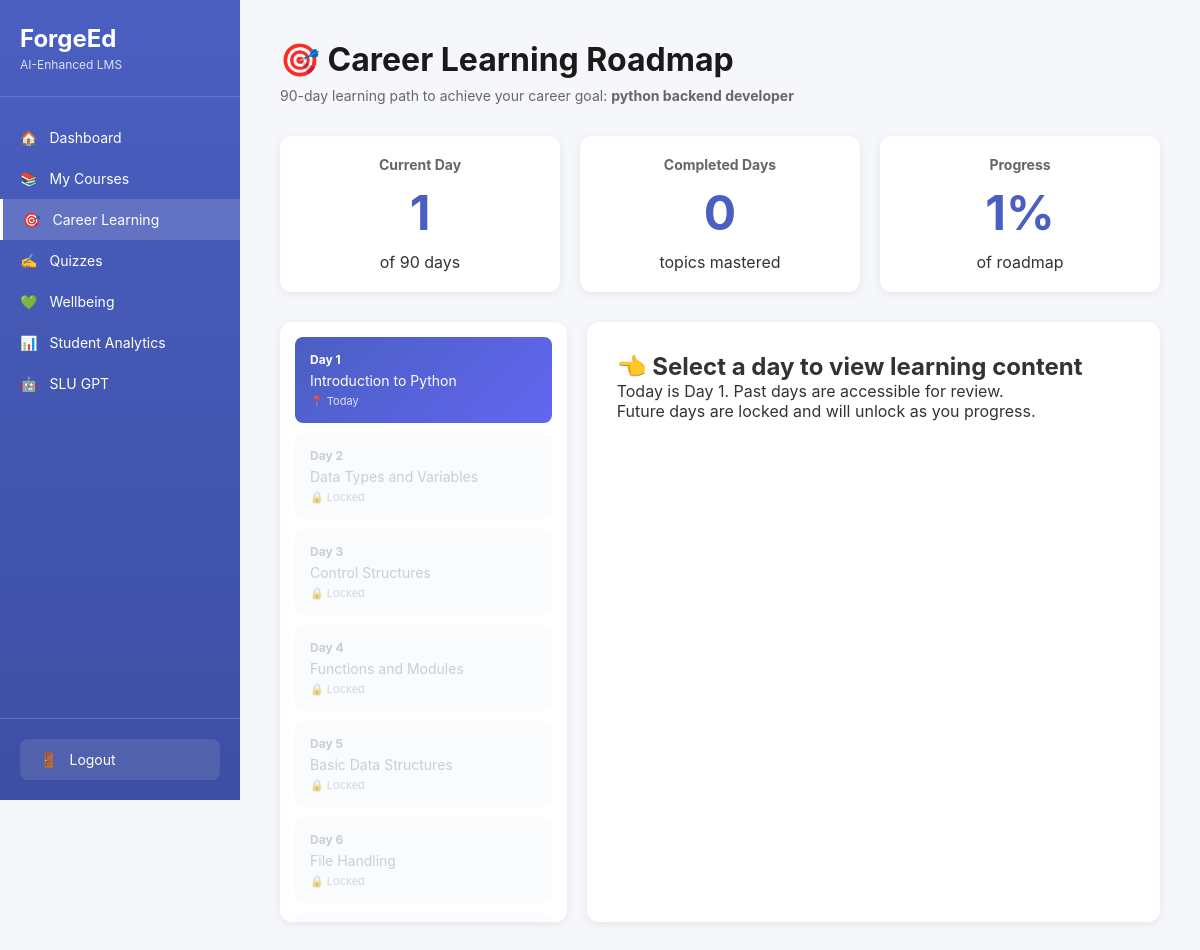
The app's page /career-learning (signed in) with its own data.
### tables this page shows
CREATE TABLE students (
            id INTEGER PRIMARY KEY AUTOINCREMENT,
            email TEXT UNIQUE NOT NULL,
            password TEXT NOT NULL,
            first_name TEXT NOT NULL,
            last_name TEXT NOT NULL,
            gpa REAL DEFAULT 0.0,
            completion_rate INTEGER DEFAULT 0,
            slu_gpt_sessions INTEGER DEFAULT 0,
            career_goal TEXT,
            created_at TIMESTAMP DEFAULT CURRENT_TIMESTAMP
        , educational_background TEXT, is_admin BOOLEAN DEFAULT 0);

CREATE TABLE daily_roadmap (
            id INTEGER PRIMARY KEY AUTOINCREMENT,
            student_id INTEGER NOT NULL,
            day_number INTEGER NOT NULL,
            topic TEXT NOT NULL,
            theory_content TEXT,
            resources TEXT,
            study_duration INTEGER DEFAULT 120,
            is_completed BOOLEAN DEFAULT 0,
            completed_at TIMESTAMP,
            created_at TIMESTAMP DEFAULT CURRENT_TIMESTAMP,
            FOREIGN KEY (student_id) REFERENCES students (id),
            UNIQUE(student_id, day_number)
        );

### app.py (the view)
@app.route('/career-learning')
def career_learning():
    if 'student_id' not in session:
        return redirect(url_for('index'))
    student_id = session['student_id']
    conn = get_db()
    student = conn.execute('SELECT * FROM students WHERE id = ?', (student_id,)).fetchone()
    from datetime import datetime
    created_at = datetime.fromisoformat(student['created_at'])
    days_elapsed = (datetime.now() - created_at).days + 1
    current_day = min(days_elapsed, 90)  # Cap at 90 days
    roadmap = conn.execute('''
        SELECT * FROM daily_roadmap
        WHERE student_id = ?
        ORDER BY day_number
    ''', (student_id,)).fetchall()
    conn.close()
    return render_template('career_learning.html',
                         student=student,
                         roadmap=roadmap,
                         current_day=current_day)

### database.py (called while the page is built)
def get_db():
    conn = sqlite3.connect('forgeed.db')
    conn.row_factory = sqlite3.Row
    return conn

### templates/career_learning.html (shortened to what this page needs)
<!DOCTYPE html>
<html lang="en">
<head>
    <link rel="stylesheet" href="/static/style.css">
</head>
<body>
    <div class="app-container">
        <nav class="sidebar">
            <div class="sidebar-logo">
                <h2>ForgeEd</h2>
                <p>AI-Enhanced LMS</p>
            </div>
            <div class="sidebar-nav">
                <a href="/dashboard" class="nav-item">
                    <span>🏠</span> Dashboard
                </a>
                <a href="/courses" class="nav-item">
                    <span>📚</span> My Courses
                </a>
                <a href="/career-learning" class="nav-item active">
                    <span>🎯</span> Career Learning
                </a>
                <a href="/quiz" class="nav-item">
                    <span>✍️</span> Quizzes
                </a>
                <a href="/wellbeing" class="nav-item">
                    <span>💚</span> Wellbeing
                <a href="/analytics" class="nav-item">
                    <span>📊</span> Student Analytics
                </a>
                </a>
                <a href="/slu-gpt" class="nav-item">
                    <span>🤖</span> SLU GPT
                </a>
            </div>
            <div class="sidebar-footer">
                <a href="/logout" class="logout-btn">
                    <span>🚪</span> Logout
                </a>
            </div>
        </nav>
        <main class="main-content">
            <div class="page-header">
                <h1>🎯 Career Learning Roadmap</h1>
                <p>90-day learning path to achieve your career goal: <strong>{{ student['career_goal'] }}</strong></p>
            </div>
            <div class="roadmap-progress">
                <div class="progress-card">
                    <h3>Current Day</h3>
                    <div class="big-number">{{ current_day }}</div>
                    <p>of 90 days</p>
                </div>
                <div class="progress-card">
                    <h3>Completed Days</h3>
                    <div class="big-number" id="completed-count">0</div>
                    <p>topics mastered</p>
                </div>
                <div class="progress-card">
                    <h3>Progress</h3>
                    <div class="big-number">{{ (current_day / 90 * 100)|round|int }}%</div>
                    <p>of roadmap</p>
                </div>
            </div>
            <div class="roadmap-container">
                <div class="roadmap-timeline">
                    {% for day in roadmap %}
                    <div class="day-card {% if day['day_number'] == current_day %}current-day{% elif day['day_number'] < current_day %}past-day{% else %}future-day locked{% endif %}"
                         data-day="{{ day['day_number'] }}"
                         onclick="selectDay({{ day['day_number'] }}, {{ current_day }})">
                        <div class="day-number">Day {{ day['day_number'] }}</div>
                        <div class="day-topic">{{ day['topic'] }}</div>
                        {% if day['is_completed'] %}
                        <div class="day-status">✓ Completed</div>
                        {% elif day['day_number'] == current_day %}
                        <div class="day-status">📍 Today</div>
                        {% elif day['day_number'] > current_day %}
                        <div class="day-status">🔒 Locked</div>
                        {% endif %}
                    </div>
                    {% endfor %}
                </div>
                <div class="day-content">
                    <div id="select-prompt">
                        <h2>👈 Select a day to view learning content</h2>
                        <p>Today is Day {{ current_day }}. Past days are accessible for review.</p>
                        <p>Future days are locked and will unlock as you progress.</p>
                    </div>
                </div>
            </div>
        </main>
    </div>
</body>
</html>

### static/style.css (style rules this page uses)
:root { --color-academic: #2196F3; --color-academic-light: rgba(33, 150, 243, 0.08); --color-career: #9b7fd7; --color-career-light: rgba(155, 127, 215, 0.08); --color-wellbeing: #f4a261; --color-wellbeing-light: rgba(244, 162, 97, 0.08); }
* { margin: 0; padding: 0; box-sizing: border-box; }
body { font-family: -apple-system, BlinkMacSystemFont, 'Segoe UI', Roboto, 'Helvetica Neue', Arial, sans-serif; background: #f5f7fa; color: #333; }
.app-container { display: flex; min-height: 100vh; }
.sidebar { width: 240px; background: linear-gradient(180deg, #4a5fc1 0%, #3d4fa3 100%); color: white; display: flex; flex-direction: column; position: fixed; height: 100vh; overflow-y: auto; }
.sidebar-logo { padding: 24px 20px; border-bottom: 1px solid rgba(255, 255, 255, 0.15); }
.sidebar-logo h2 { font-size: 24px; font-weight: 700; }
.sidebar-logo p { font-size: 12px; opacity: 0.8; margin-top: 4px; }
.sidebar-nav { flex: 1; padding: 20px 0; }
.nav-item { display: flex; align-items: center; gap: 12px; padding: 12px 20px; color: white; text-decoration: none; transition: background 0.3s; font-size: 14px; }
.nav-item.active { background: rgba(255, 255, 255, 0.15); border-left: 3px solid white; }
.sidebar-footer { padding: 20px; border-top: 1px solid rgba(255, 255, 255, 0.15); }
.logout-btn { display: flex; align-items: center; gap: 12px; padding: 12px 20px; color: white; text-decoration: none; background: rgba(255, 255, 255, 0.1); border-radius: 8px; font-size: 14px; border: none; cursor: pointer; width: 100%; }
.main-content { flex: 1; margin-left: 240px; padding: 40px; }
.page-header { margin-bottom: 32px; }
.page-header h1 { font-size: 32px; font-weight: 700; color: #1a1a1a; margin-bottom: 8px; }
.page-header p { color: #666; font-size: 14px; }
.roadmap-progress { display: grid; grid-template-columns: repeat(auto-fit, minmax(200px, 1fr)); gap: 20px; margin-bottom: 30px; }
.progress-card { background: white; padding: 20px; border-radius: 12px; text-align: center; box-shadow: 0 2px 8px rgba(0,0,0,0.08); }
.progress-card h3 { font-size: 14px; color: #666; margin-bottom: 10px; }
.big-number { font-size: 48px; font-weight: 700; color: #4a5fc1; margin: 10px 0; }
.roadmap-container { display: grid; grid-template-columns: 1fr 2fr; gap: 20px; margin-top: 20px; }
.roadmap-timeline { max-height: 600px; overflow-y: auto; background: white; padding: 15px; border-radius: 12px; box-shadow: 0 2px 8px rgba(0,0,0,0.08); }
.day-card { padding: 15px; margin-bottom: 10px; border-radius: 8px; cursor: pointer; transition: all 0.2s; }
.day-card.current-day { background: linear-gradient(135deg, #4a5fc1 0%, #6366f1 100%); color: white; }
.day-card.future-day.locked { background: #f7fafc; color: #a0aec0; cursor: not-allowed; opacity: 0.6; }
.day-number { font-weight: 700; font-size: 12px; margin-bottom: 5px; }
.day-topic { font-size: 14px; margin-bottom: 5px; }
.day-status { font-size: 11px; opacity: 0.8; }
.day-content { background: white; padding: 30px; border-radius: 12px; box-shadow: 0 2px 8px rgba(0,0,0,0.08); }

### records on screen
students: career_goal "python backend developer"
daily_roadmap: day_number "1", topic "Introduction to Python", is_completed "📍 Today"
daily_roadmap: day_number "2", topic "Data Types and Variables", is_completed "🔒 Locked"
daily_roadmap: day_number "3", topic "Control Structures", is_completed "🔒 Locked"
daily_roadmap: day_number "4", topic "Functions and Modules", is_completed "🔒 Locked"
daily_roadmap: day_number "5", topic "Basic Data Structures", is_completed "🔒 Locked"
daily_roadmap: day_number "6", topic "File Handling", is_completed "🔒 Locked"
